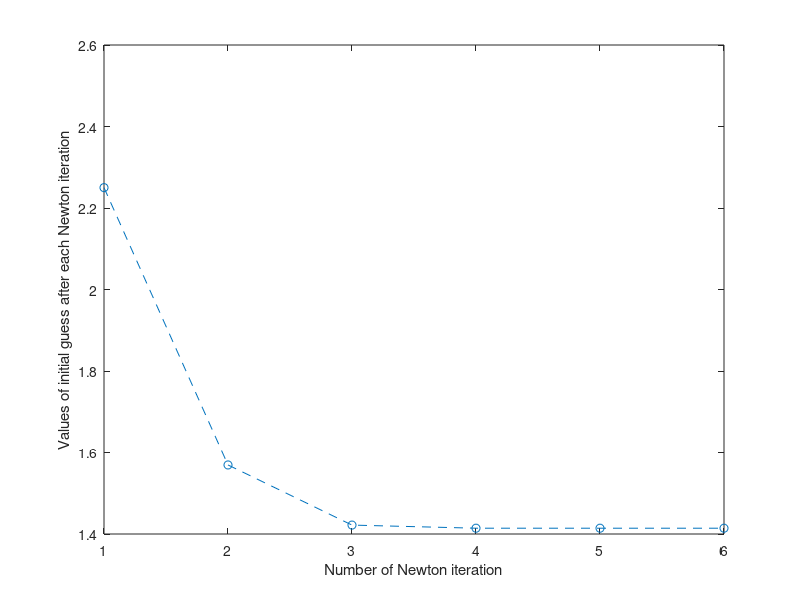

This chart was generated by the following MATLAB code:
clear all;
close all;
x0=4;
i=0;
f=@(x) x^2-2;
fprime=@(x) 2*x;
tolerance=10^(-7);
epsilon=10^(-14);
maxiterations=30;
fsol=false;
for i=1 : maxiterations
y=f(x0);
yprime=fprime(x0);
if(abs(yprime)<epsilon)
fprintf("Warning: denominator is too small\n");
break;
end
x1=x0-y/yprime;
c(i)=x1;
i=i+1;

if(abs(x1-x0)/abs(x1)<tolerance)
fsol=true;
break;
end
x0=x1;
end

if(fsol)
fprintf("the root is: %f \n",x1);
fprintf("The last computed app. root was",x1);
plot(c,'o--'); 
xlabel("Number of Newton iteration");
ylabel("Values of initial guess after each Newton iteration");
else
fprintf("warning:Not able to find solution to within the desired tolerance \n");

end

